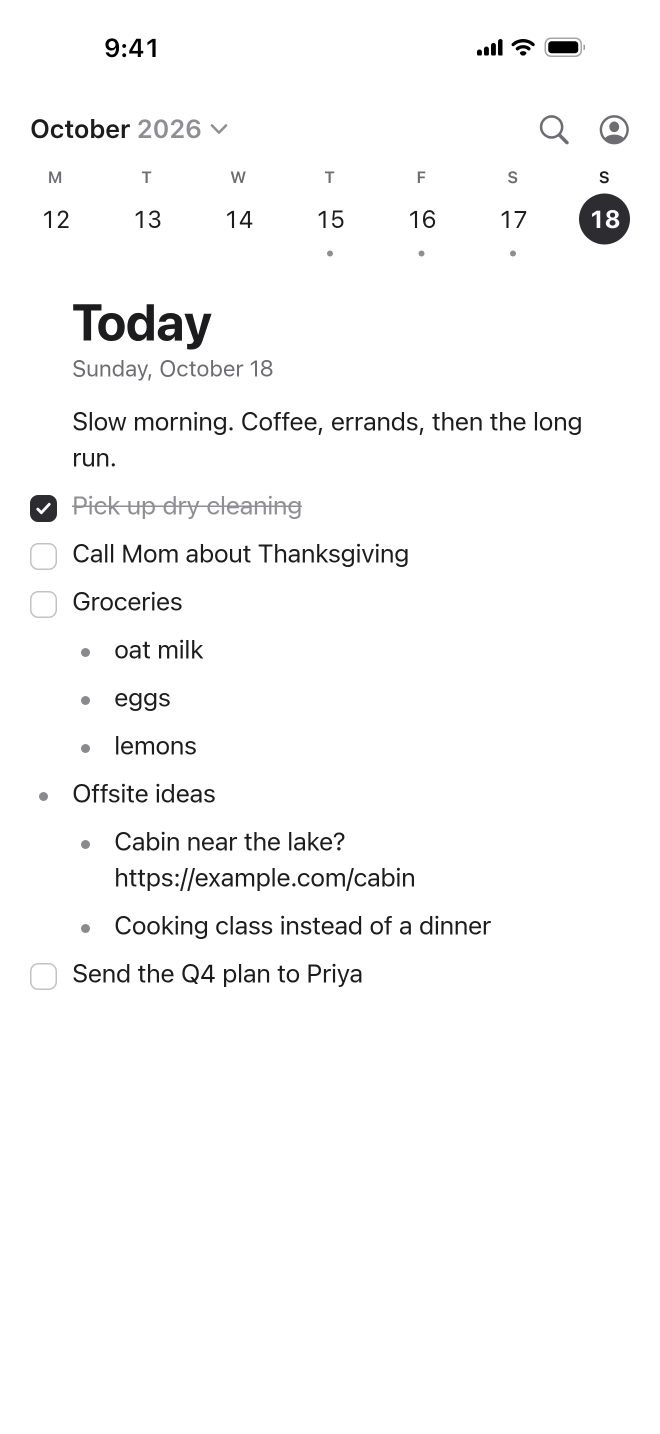
#> input picture brand/app-store/screens/08-mac.png, 1320 x 2868 px, found by its file name (shown at 1/2 size)
$ python phone-shots.py
#> lines starting #> are read from the running program, lines starting #| are printed output that depends on the picture
#> in read, returned value is the input picture: shape (2868, 1320, 3); mean R, G, B 249.5, 249.5, 249.6
#> call 2 of read, with name = '01-today.png'
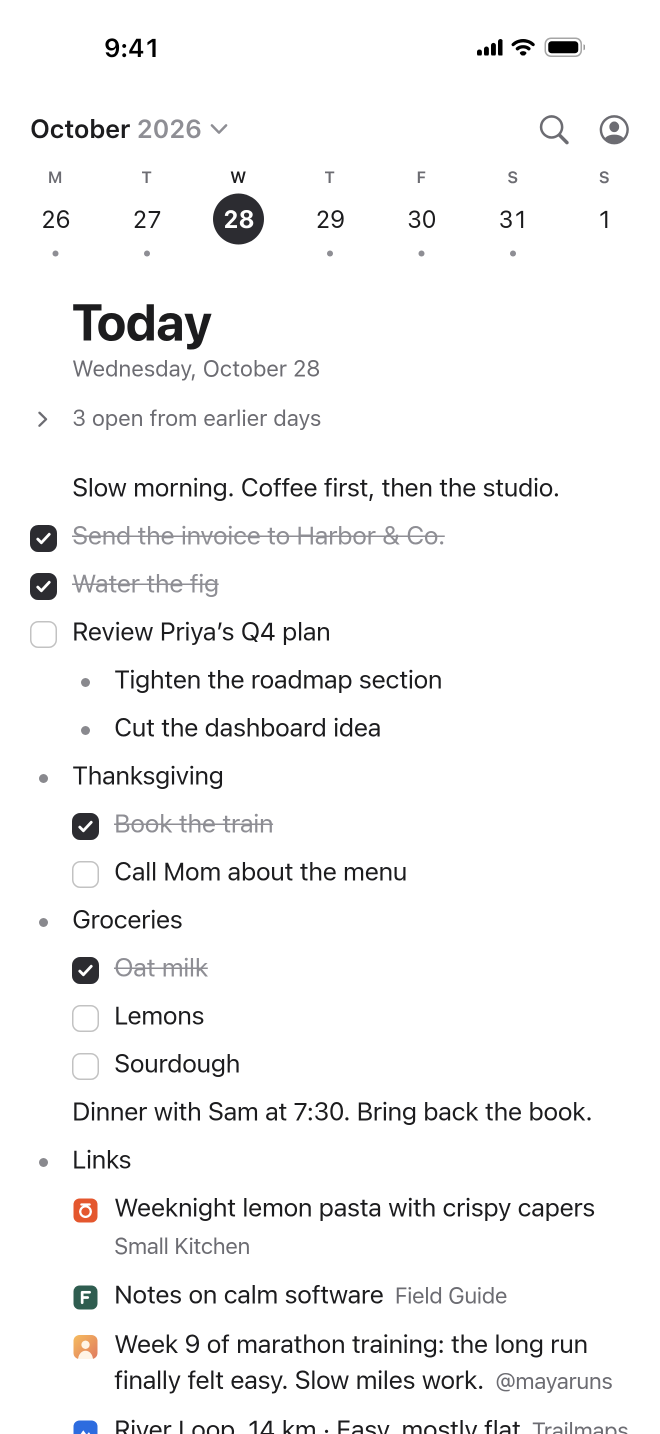
#> input picture docs/app-store/screens/01-today.png, 1320 x 2868 px (shown at 1/2 size)
#> in read, returned value is the input picture: shape (2868, 1320, 3); mean R, G, B 245.7, 245.6, 245.7
#> call 3 of read, with name = '07-dark.png'
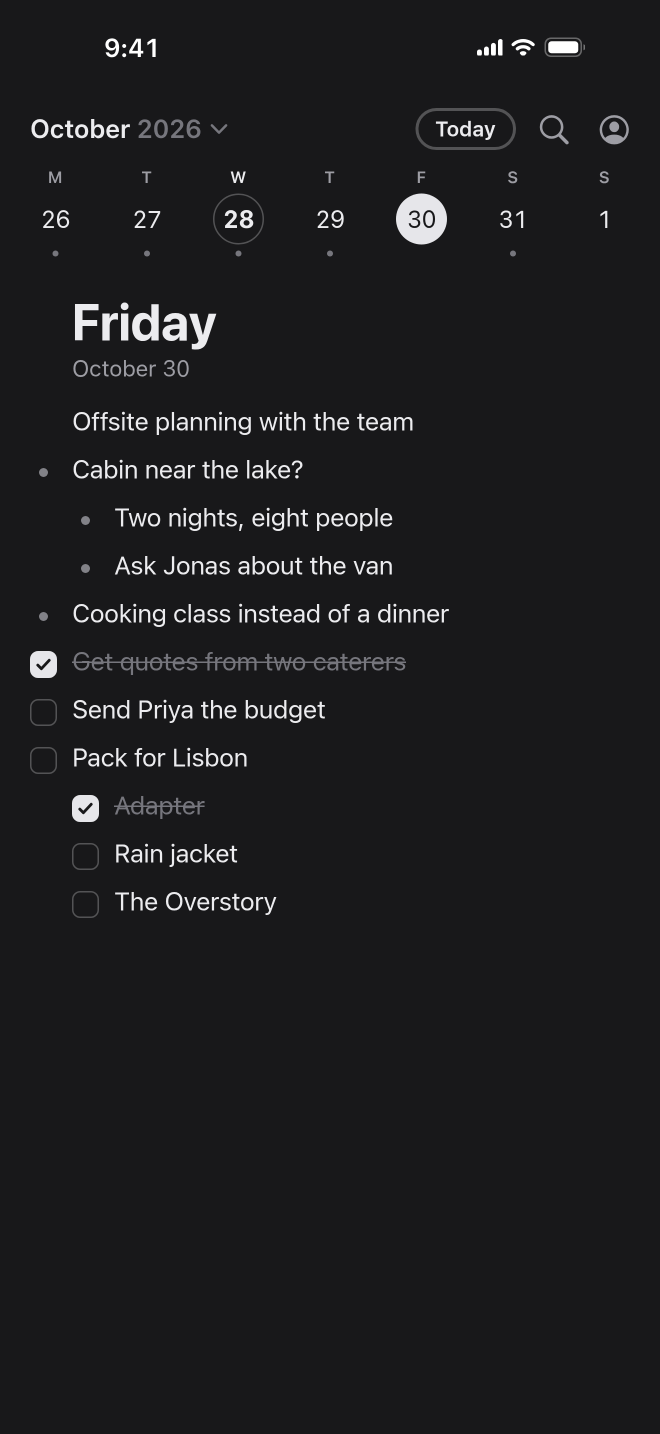
#> input picture brand/app-store/screens/07-dark.png, 1320 x 2868 px, found by its file name (shown at 1/2 size)
#> in read, returned value is the input picture: shape (2868, 1320, 3); mean R, G, B 29.2, 29.2, 31.2
"""
Writes the home page's iPhone shot, light and dark (Pillow).

    python3 apps/desktop/scripts/phone-shots.py

The light one is the App Store screen `brand/app-store/screens/08-mac.png`, which
holds the same day as the Mac window beside it on the page, at half size.

There is no dark screenshot of that day, and the screens can only be captured on a
Mac, so the dark one is derived from the light one. The iPhone app's screens are
grey from end to end, so going light to dark is one tone curve per channel, and the
curve is measured rather than guessed: `01-today.png` and `07-dark.png` share their
status bar, month label and weekday letters pixel for pixel, so pairing those rows
gives the app's own light-to-dark mapping. It lands on the brand tokens exactly
(#1C1C1E → #ECECEF, #6C6C72 → #9D9DA4, #8E8E94 → #76767D), and on the rows it was
not fitted on it matches the real dark screenshot within 8/255 for 94% of pixels —
the rest being the two days' different content, not the curve.

Capture a real dark screenshot of the day and this can go.
"""
import os

import numpy as np
from PIL import Image

# The repository root, three folders up: this script reads the App Store screens and
# writes into the site.
ROOT = os.path.abspath(os.path.join(os.path.dirname(os.path.abspath(__file__)), '..', '..', '..'))
SCREENS = os.path.join(ROOT, 'docs', 'app-store', 'screens')
OUT = os.path.join(ROOT, 'site', 'images')

SOURCE = '08-mac.png'
SCALE = 0.5
QUALITY = 86

# The rows `01-today.png` and `07-dark.png` share: the status bar and the month
# label. The weekday letters below them are shared too, but the selected day's
# circle sits among them and differs, so they are left out.
SHARED = [(40, 130, 0, 1320), (230, 300, 40, 560)]


def tone_curve(light, dark, channel):
    """The app's light-to-dark mapping for one channel, as a 256-entry table."""
#> called with channel = 0
    samples = {}
    for r0, r1, c0, c1 in SHARED:
        for a, b in zip(light[r0:r1, c0:c1, channel].ravel(), dark[r0:r1, c0:c1, channel].ravel()):
            samples.setdefault(int(a), []).append(int(b))
#> after the loop, samples = 253 items

    points = []
    for value in sorted(samples):
        seen = sorted(samples[value])
        n = len(seen)
        # Too few samples to trust, or the two screens disagree about this grey.
        if n < 20 or seen[9 * n // 10] - seen[n // 10] > 12:
            continue
        points.append([value, float(seen[n // 2]), float(n)])
#> this loop made 253 passes
#> (value, seen, n) on passes 11 to 13: (12, [244, 248], 2), (13, [243, 243, 247, 247], 4), (14, [242, 247, 247], 3)
#> after the loop, points = 25 items, first 6: [0, 255, 3707], [28, 236, 2271], [55, 205, 21], [71, 204, 28], [76, 199, 36], [92, 187, 40]

    # Darker ink can only map to lighter ink, so pool any pair that says otherwise
    # (pool adjacent violators), weighted by how many pixels each was measured from.
    i = 0
    while i < len(points) - 1:
        if points[i][1] < points[i + 1][1]:
            _, out_b, n_b = points.pop(i + 1)
            value, out_a, n_a = points[i]
            points[i] = [value, (out_a * n_a + out_b * n_b) / (n_a + n_b), n_a + n_b]
            i = max(i - 1, 0)
        else:
            i += 1
#> this loop made 29 passes
#> (out_b, n_b, value, out_a, n_a, i) on passes 7, 9, 16, 17, 19: (155, 23, 127, 140, 122, 5), (151, 26, 127, 142.4, 145, 5), (45, 35, 237, 40, 23, 10), (43.02, 58, 232, 42, 22, 9), (44, 29, 232, 42.74, 80, 9)
#> i on passes 1 to 6: 1, 2, 3, 4, 5, 6
#> after the loop, i = 19; n_a = 80; n_b = 29; out_a = 42.74; out_b = 44; points = 20 items, first 6: [0, 255, 3707], [28, 236, 2271], [55, 205, 21], [71, 204, 28], [76, 199, 36], [92, 187, 40]; value = 232

    curve = np.interp(np.arange(256), [p[0] for p in points], [p[1] for p in points])
#> curve = 256 values, max 255 at index 0, min 24 at index 255, mean 142.3
    return np.clip(np.round(curve), 0, 255).astype(np.uint8)


def read(name):
    return np.asarray(Image.open(os.path.join(SCREENS, name)).convert('RGB'), dtype=np.uint8)


def write(pixels, name):
    image = Image.fromarray(pixels)
    size = (round(image.width * SCALE), round(image.height * SCALE))
    image = image.resize(size, Image.LANCZOS)
    path = os.path.join(OUT, name)
    image.save(path, 'WEBP', quality=QUALITY, method=6)
    print(f'{os.path.relpath(path, ROOT)}  {size[0]} × {size[1]}  {os.path.getsize(path) // 1024} KB')


light = read(SOURCE)
curves = [tone_curve(read('01-today.png'), read('07-dark.png'), channel) for channel in range(3)]
#> the loop in tone_curve (call 2), `for value in sorted(samples):` made 253 passes
#> the loop in tone_curve (call 2), `while i < len(points) - 1:` made 29 passes
#> i on passes 1, 2, 3, 4, 5, 6, 8, 10, 11, 12, 13, 14: 1, 2, 3, 4, 5, 6, 6, 6, 7, 8, 9, 10
#> curves = 3 items
dark = np.stack([curves[channel][light[:, :, channel]] for channel in range(3)], axis=2)
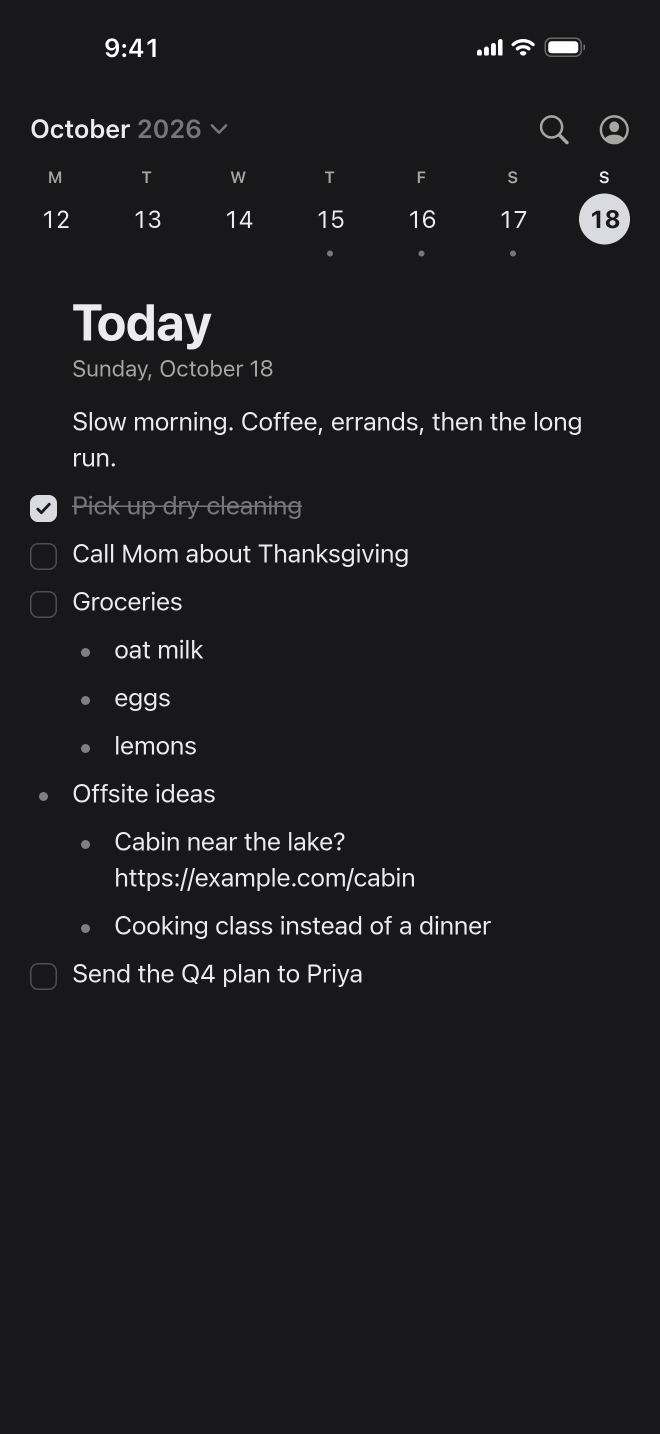
#> dark: shape (2868, 1320, 3) (shown at 1/2 size); mean R, G, B 29.1, 29.1, 31.1

write(light, 'phone-light.webp')
#| site/images/phone-light.webp  660 × 1434  30 KB
write(dark, 'phone-dark.webp')
#> call 2 of write, with name = 'phone-dark.webp'
#> in write (call 2), `image = image.resize(size, Image.LANCZOS)`:
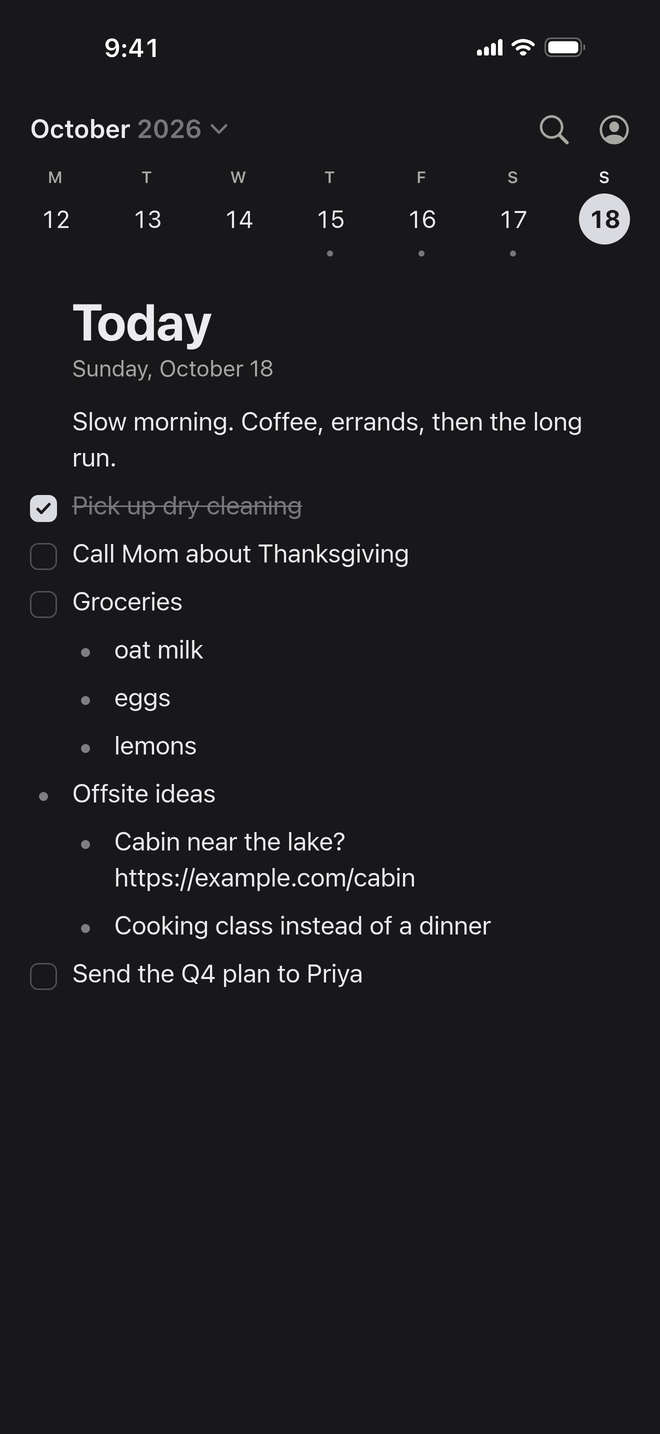
#> image: PIL image 660x1434 RGB; mean R, G, B 29.1, 29.1, 31.1
#| site/images/phone-dark.webp  660 × 1434  31 KB
